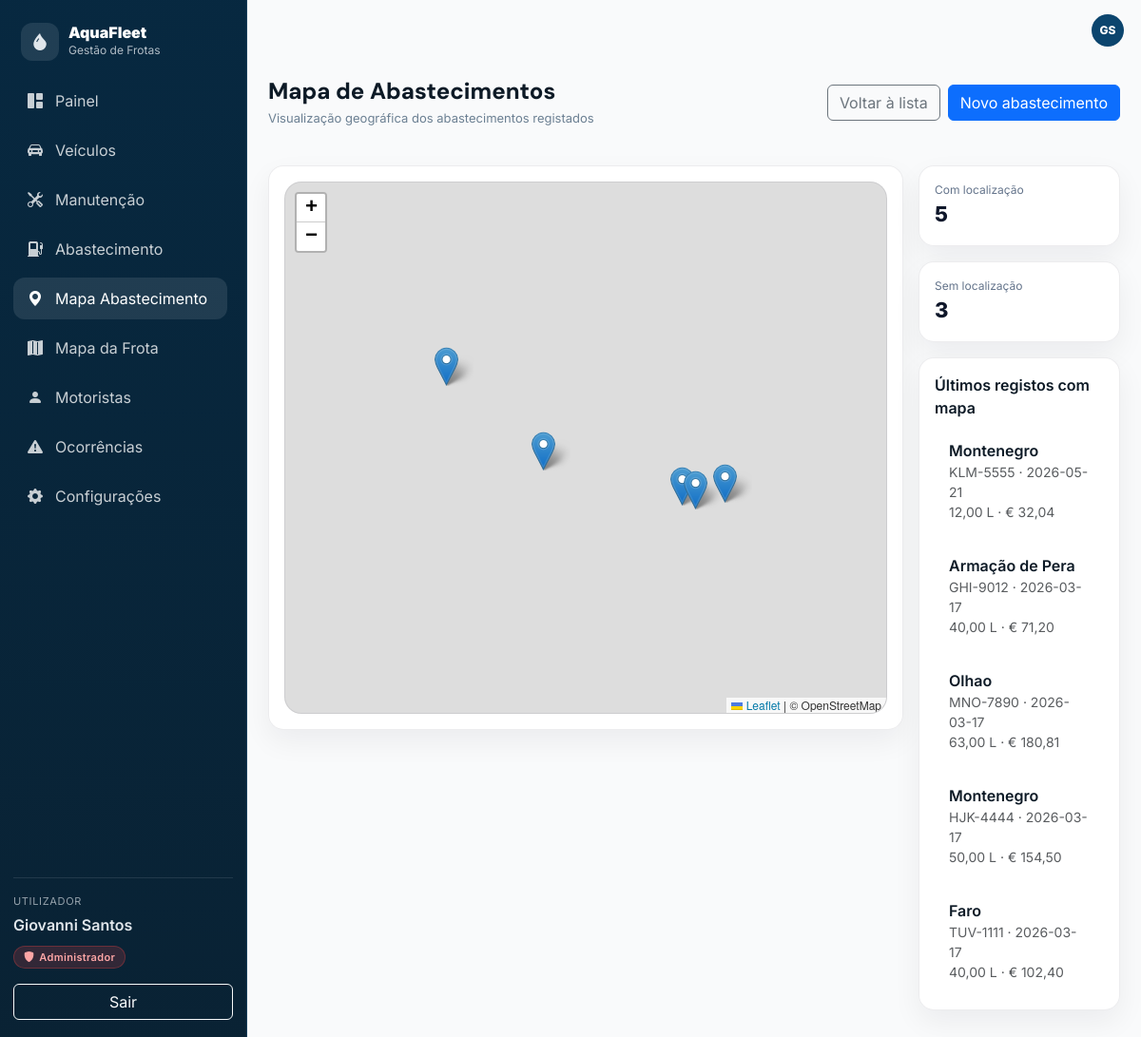
/abastecimentos/mapa.php (signed in), run on the app's committed database.
### tables this page shows
CREATE TABLE `abastecimentos` (
  `id` int(10) UNSIGNED NOT NULL,
  `viatura_id` int(10) UNSIGNED NOT NULL,
  `colaborador_id` int(10) UNSIGNED DEFAULT NULL,
  `motorista_id` int(10) UNSIGNED DEFAULT NULL,
  `registado_por_usuario_id` int(10) UNSIGNED DEFAULT NULL,
  `servico_id` int(10) UNSIGNED DEFAULT NULL,
  `posto` varchar(120) DEFAULT NULL,
  `combustivel` varchar(30) NOT NULL,
  `litros` decimal(10,2) NOT NULL,
  `preco_litro` decimal(10,3) NOT NULL,
  `total` decimal(10,2) NOT NULL,
  `km_atual` int(10) UNSIGNED DEFAULT NULL,
  `data_abastecimento` date NOT NULL,
  `observacoes` text DEFAULT NULL,
  `comprovativo` varchar(255) DEFAULT NULL,
  `estado` enum('registado','em_analise','corrigido','anulado') NOT NULL DEFAULT 'registado',
  `aprovado_por_usuario_id` int(10) UNSIGNED DEFAULT NULL,
  `aprovado_em` datetime DEFAULT NULL,
  `motivo_rejeicao` varchar(255) DEFAULT NULL,
  `criado_em` timestamp NOT NULL DEFAULT current_timestamp(),
  `latitude` decimal(10,7) DEFAULT NULL,
  `longitude` decimal(10,7) DEFAULT NULL
);

CREATE TABLE `viaturas` (
  `id` int(10) UNSIGNED NOT NULL,
  `matricula` varchar(20) NOT NULL,
  `marca_modelo` varchar(120) NOT NULL,
  `tipo` enum('Ligeiro','Pick-up','Carrinha','Camião','Elétrico','Outro') NOT NULL DEFAULT 'Ligeiro',
  `combustivel` enum('Diesel','Gasolina','Elétrico','Híbrido','Outro') NOT NULL DEFAULT 'Diesel',
  `quilometragem` int(10) UNSIGNED NOT NULL DEFAULT 0,
  `estado` enum('Disponível','Atribuída','Em Manutenção','Inativo') NOT NULL DEFAULT 'Disponível',
  `observacoes` text DEFAULT NULL,
  `infraestrutura_id` int(11) DEFAULT NULL,
  `criado_em` timestamp NOT NULL DEFAULT current_timestamp(),
  `atualizado_em` timestamp NOT NULL DEFAULT current_timestamp() ON UPDATE current_timestamp()
);

### abastecimentos/mapa.php (the view, shortened to what this page needs)
<?php
require_once __DIR__ . "/../inc/database.php";
require_once __DIR__ . "/../inc/header.php";
function h($s) { return htmlspecialchars((string)$s, ENT_QUOTES, 'UTF-8'); }
$rows = [];
$sql = "SELECT
          a.id,
          a.posto,
          a.combustivel,
          a.litros,
          a.total,
          a.data_abastecimento,
          a.latitude,
          a.longitude,
          v.matricula,
          v.marca_modelo,
          c.nome AS colaborador_nome
        FROM abastecimentos a
        LEFT JOIN viaturas v ON v.id = a.viatura_id
        LEFT JOIN colaboradores c ON c.id = a.colaborador_id
        WHERE a.latitude IS NOT NULL
          AND a.longitude IS NOT NULL
        ORDER BY a.data_abastecimento DESC, a.id DESC";
$res = mysqli_query($ligacao, $sql);
if ($res) {
  while ($r = mysqli_fetch_assoc($res)) {
    $rows[] = [
      'id' => (int)$r['id'],
      'posto' => (string)($r['posto'] ?? ''),
      'combustivel' => (string)($r['combustivel'] ?? ''),
      'litros' => (float)($r['litros'] ?? 0),
      'total' => (float)($r['total'] ?? 0),
      'data_abastecimento' => (string)($r['data_abastecimento'] ?? ''),
      'latitude' => (float)$r['latitude'],
      'longitude' => (float)$r['longitude'],
      'matricula' => (string)($r['matricula'] ?? ''),
      'marca_modelo' => (string)($r['marca_modelo'] ?? ''),
      'colaborador_nome' => (string)($r['colaborador_nome'] ?? '')
    ];
  }
}
$semLocalizacao = 0;
$rSem = mysqli_query($ligacao, "SELECT COUNT(*) AS total FROM abastecimentos WHERE latitude IS NULL OR longitude IS NULL");
if ($rSem) {
  $semLocalizacao = (int)(mysqli_fetch_assoc($rSem)['total'] ?? 0);
}
?>
<link rel="stylesheet" href="https://unpkg.com/leaflet@1.9.4/dist/leaflet.css">
<div class="space-y-6">
  <div class="d-flex flex-column flex-lg-row align-items-start align-items-lg-center justify-content-between gap-3">
    <div>
      <h1 class="page-title">Mapa de Abastecimentos</h1>
      <div class="page-subtitle">Visualização geográfica dos abastecimentos registados</div>
    </div>
    <div class="d-flex gap-2">
      <a href="index.php" class="btn btn-outline-secondary">Voltar à lista</a>
      <a href="create.php" class="btn btn-primary">Novo abastecimento</a>
    </div>
  </div>
  <div class="row g-3">
    <div class="col-12 col-lg-9">
      <div class="side-card p-3">
        <div id="mapaAbastecimentos"></div>
      </div>
    </div>
    <div class="col-12 col-lg-3">
      <div class="side-card p-3 mb-3">
        <div class="mini-label">Com localização</div>
        <div class="mini-value"><?php echo count($rows); ?></div>
      </div>
      <div class="side-card p-3 mb-3">
        <div class="mini-label">Sem localização</div>
        <div class="mini-value"><?php echo $semLocalizacao; ?></div>
      </div>
      <div class="side-card p-3">
        <div class="fw-semibold mb-2">Últimos registos com mapa</div>
        <div class="d-flex flex-column gap-2">
          <?php if ($rows): ?>
            <?php foreach (array_slice($rows, 0, 6) as $r): ?>
              <a href="edit.php?id=<?php echo (int)$r['id']; ?>" class="abast-item">
                <div class="fw-semibold"><?php echo h($r['posto']); ?></div>
                <div class="small text-muted">
                  <?php echo h($r['matricula']); ?> · <?php echo h($r['data_abastecimento']); ?>
                </div>
                <div class="small text-muted">
                  <?php echo number_format((float)$r['litros'], 2, ',', '.'); ?> L ·
                  € <?php echo number_format((float)$r['total'], 2, ',', '.'); ?>
                </div>
              </a>
            <?php endforeach; ?>
          <?php else: ?>
            <div class="text-muted small">Ainda não existem abastecimentos com coordenadas.</div>
          <?php endif; ?>
        </div>
      </div>
    </div>
  </div>
</div>
<?php
require_once __DIR__ . "/../inc/footer.php";
?>

### css/style_css/style.css (style rules this page uses)
:root { --background: hsl(210 20% 98%); --foreground: hsl(210 50% 10%); --card: hsl(0 0% 100%); --border: hsl(210 20% 90%); --primary: hsl(205 80% 24%); --muted: hsl(210 20% 94%); --muted-foreground: hsl(210 15% 50%); --success: hsl(152 60% 40%); --warning: hsl(38 92% 50%); --info: hsl(205 80% 55%); --danger: hsl(0 72% 51%); --sidebar: hsl(205 80% 14%); --sidebar-accent: hsl(205 70% 20%); --sidebar-foreground: hsl(210 20% 90%); --radius: 14px; }
* { box-sizing: border-box; }
body { background: var(--background); color: var(--foreground); font-family: Inter, sans-serif; margin:0; }
h1,h2,h3,h4,h5,h6 { font-family: "DM Sans", sans-serif; }
.space-y-6 > * + * { margin-top: 24px; }
.page-title { font-size:24px; font-weight:800; margin:0; }
.page-subtitle { color: var(--muted-foreground); font-size:13px; margin-top:4px; }
html, body { height: 100%; }
body { margin: 0; overflow: hidden; }

### abastecimentos/mapa.php (style rules this page uses)
#mapaAbastecimentos { height: 560px; border-radius: 18px; overflow: hidden; border: 1px solid rgba(15,23,42,.08); }
.side-card { background: rgba(255,255,255,.92); border: 1px solid rgba(15,23,42,.08); border-radius: 16px; box-shadow: 0 12px 30px rgba(15,23,42,.06); }
.abast-item { display: block; padding: 12px 14px; border-radius: 12px; text-decoration: none; color: inherit; border: 1px solid transparent; }
.mini-label { font-size: 12px; color: #64748b; }
.mini-value { font-size: 22px; font-weight: 800; color: #0f172a; }

### data on the page
abastecimentos: posto "Montenegro", viatura.matricula "KLM-5555", data_abastecimento "2026-05-21", litros "12,00", total "32,04"
abastecimentos: posto "Armação de Pera", viatura.matricula "GHI-9012", data_abastecimento "2026-03-17", litros "40,00", total "71,20"
abastecimentos: posto "Olhao", viatura.matricula "MNO-7890", data_abastecimento "2026-03-17", litros "63,00", total "180,81"
abastecimentos: posto "Montenegro", viatura.matricula "HJK-4444", data_abastecimento "2026-03-17", litros "50,00", total "154,50"
abastecimentos: posto "Faro", viatura.matricula "TUV-1111", data_abastecimento "2026-03-17", litros "40,00", total "102,40"

### other printed values
$_SESSION['user_nome'] "Giovanni Santos"
$badge_label "Administrador"
$iniciais "GS"
count($rows) "5"
$semLocalizacao "3"
